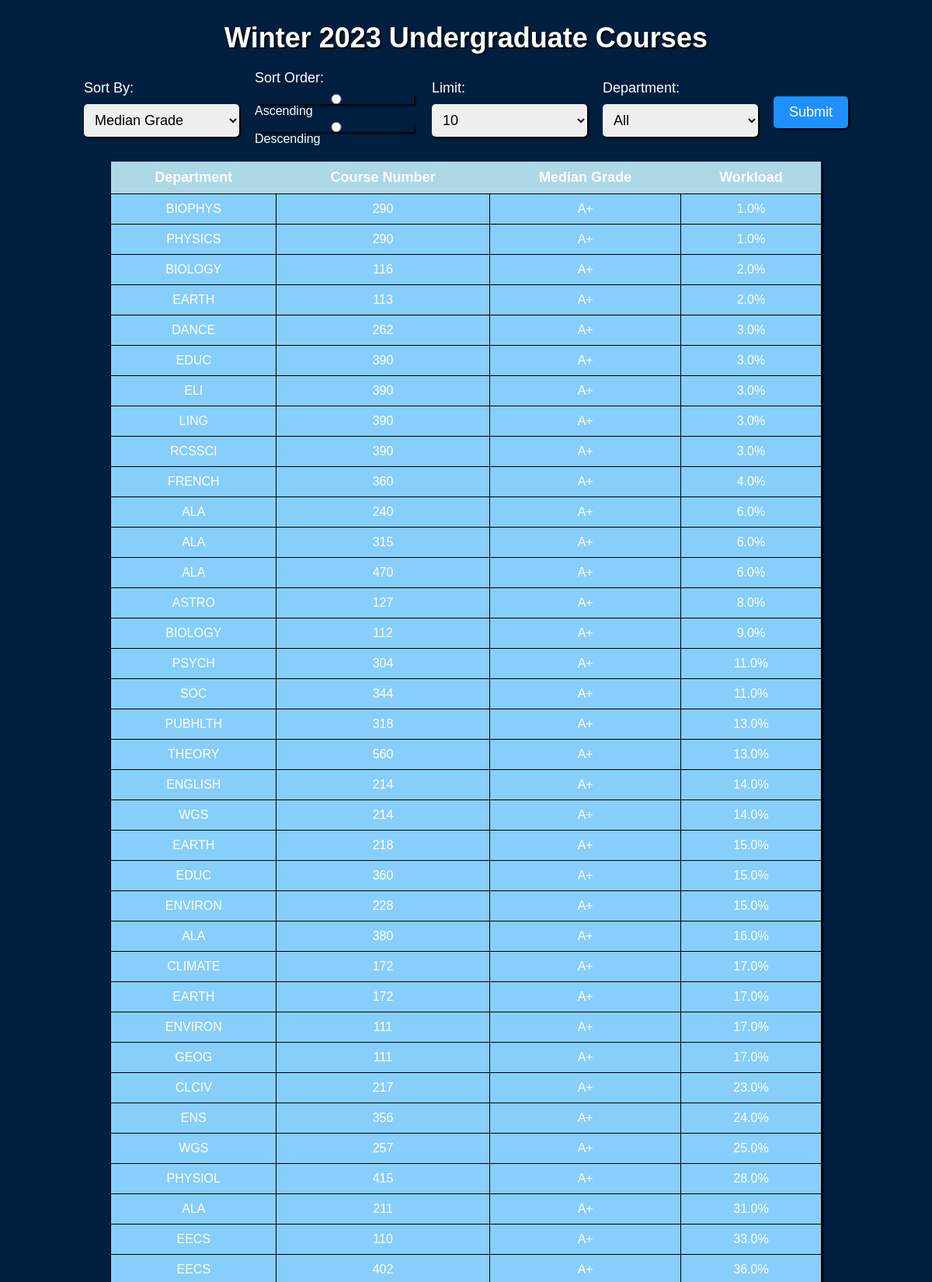
The page / (upper part) on the database its author committed.
### tables this page shows
CREATE TABLE W23_All_Courses (
                department text,
                course_number text,
                median_grade text,
                workload real
            , gpa REAL, name TEXT);

### index.py (the view)
@app.route('/', methods=['GET', 'POST'])
def index():
    conn = query_courses.create_connection()
    departments = query_courses.get_departments(conn)
    if request.method == 'POST':
        search = request.form.get('search')
        sort_by = request.form.get('sort_by')
        sort_order = request.form.get('sort_order')
        limit = request.form.get('limit')
        category = request.form.get('category')
        courses = query_courses.query_courses(conn=conn, sort_by=sort_by, ascending=sort_order, limit=limit, filter_criteria=search, category=category)
        query_courses.close_connection(conn)
        return render_template('index.html', courses=courses, departments=departments)
    else:
        conn = query_courses.create_connection()
        courses = query_courses.query_courses(conn)
        query_courses.close_connection(conn)
        return render_template('index.html', courses=courses, departments = departments)

### query_courses.py (called while the page is built)
def create_connection():
    conn = sqlite3.connect(DB_NAME)
    return conn

def close_connection(conn):
    conn.close()
    return

def get_departments(conn):
    cursor = conn.cursor()
    query = "SELECT DISTINCT department FROM {}".format(COURSE_TABLE)
    cursor.execute(query)
    departments = cursor.fetchall()
    departments = [department[0] for department in departments]
    print(departments)
    return departments

### templates/index.html (shortened to what this page needs)
<html>
  <head>
    <link rel="stylesheet" type="text/css" href="{{ url_for('static', filename='css/style.css') }}">
  </head>
  <body>
    <h1 class="title">Winter 2023 Undergraduate Courses</h1>
    <form action="{{ url_for('index') }}" method="post" class="form">
      <div class="form-group">
        <label for="sort_by">Sort By:</label>
        <select id="sort_by" name="sort_by">
          <option value="median_grade">Median Grade</option>
        </select>
      </div>
      <div class="form-group">
        <label for="ascending">Sort Order:</label>
        <input type="radio" id="ascending" name="sort_order" value="ASC">Ascending
        <input type="radio" id="descending" name="sort_order" value="DESC">Descending
      </div>
      <div class="form-group">
        <label for="limit">Limit:</label>
        <select id="limit" name="limit">
          <option value="10">10</option>
        </select>
      </div>
      <div class="form-group">
        <label for="category">Department:</label>
        <select id="category" name="category">
          <option value="">All</option>
        </select>
      </div>
      <button type="submit" class="btn btn-primary">Submit</button>
    </form>
    <table class="course-table">
      <tr>
        <th class="table-header">Department</th>
        <th class="table-header">Course Number</th>
        <th class="table-header">Median Grade</th>
        <th class="table-header">Workload</th>
      </tr>
      {% for course in courses %}
        <tr class="table-row">
          <td class="table-cell">{{ course[0] }}</td>
          <td class="table-cell">{{ course[1] }}</td>
          <td class="table-cell">{{ course[2] }}</td>
          <td class="table-cell">{{ course[3]}}%</td>
        </tr>
      {% endfor %}
    </table>
  </body>
</html>

### static/css/style.css (style rules this page uses)
body { background-color: #001f3f; font-family: Arial, sans-serif; color: white; padding: 20px; }
.title { text-align: center; font-size: 36px; margin-bottom: 20px; text-shadow: 2px 2px 2px #000; }
.form { display: flex; flex-direction: row; justify-content: center; align-items: center; margin-bottom: 20px; }
.form-group { display: flex; flex-direction: column; margin-right: 20px; }
label { font-size: 18px; margin-bottom: 5px; }
select, input[type="text"], input[type="number"], input[type="radio"] { padding: 10px; font-size: 18px; border-radius: 5px; border: none; margin-top: 5px; box-shadow: 2px 2px 2px #000; width: 200px; }
.btn-primary { background-color: #1e90ff; color: white; padding: 10px 20px; border-radius: 5px; border: none; font-size: 18px; margin-top: 10px; cursor: pointer; box-shadow: 2px 2px 2px #000; }
.course-table { width: 80%; margin: 20px auto; border-collapse: collapse; box-shadow: 2px 2px 2px #000; }
.table-header { background-color: #add8e6; font-size: 18px; padding: 10px; text-align: center; }
.table-row { background-color: #87cefa; font-size: 16px; text-align: center; }
.table-cell { padding: 10px; border: 1px solid #000; }

### rows shown on the page
W23_All_Courses: department "BIOPHYS", course_number "290", median_grade "A+", workload "1.0"
W23_All_Courses: department "PHYSICS", course_number "290", median_grade "A+", workload "1.0"
W23_All_Courses: department "BIOLOGY", course_number "116", median_grade "A+", workload "2.0"
W23_All_Courses: department "EARTH", course_number "113", median_grade "A+", workload "2.0"
W23_All_Courses: department "DANCE", course_number "262", median_grade "A+", workload "3.0"
W23_All_Courses: department "EDUC", course_number "390", median_grade "A+", workload "3.0"
W23_All_Courses: department "ELI", course_number "390", median_grade "A+", workload "3.0"
W23_All_Courses: department "LING", course_number "390", median_grade "A+", workload "3.0"
W23_All_Courses: department "RCSSCI", course_number "390", median_grade "A+", workload "3.0"
W23_All_Courses: department "FRENCH", course_number "360", median_grade "A+", workload "4.0"
W23_All_Courses: department "ALA", course_number "240", median_grade "A+", workload "6.0"
W23_All_Courses: department "ALA", course_number "315", median_grade "A+", workload "6.0"
W23_All_Courses: department "ALA", course_number "470", median_grade "A+", workload "6.0"
W23_All_Courses: department "ASTRO", course_number "127", median_grade "A+", workload "8.0"
W23_All_Courses: department "BIOLOGY", course_number "112", median_grade "A+", workload "9.0"
W23_All_Courses: department "PSYCH", course_number "304", median_grade "A+", workload "11.0"
W23_All_Courses: department "SOC", course_number "344", median_grade "A+", workload "11.0"
W23_All_Courses: department "PUBHLTH", course_number "318", median_grade "A+", workload "13.0"
W23_All_Courses: department "THEORY", course_number "560", median_grade "A+", workload "13.0"
W23_All_Courses: department "ENGLISH", course_number "214", median_grade "A+", workload "14.0"
W23_All_Courses: department "WGS", course_number "214", median_grade "A+", workload "14.0"
W23_All_Courses: department "EARTH", course_number "218", median_grade "A+", workload "15.0"
W23_All_Courses: department "EDUC", course_number "360", median_grade "A+", workload "15.0"
W23_All_Courses: department "ENVIRON", course_number "228", median_grade "A+", workload "15.0"
W23_All_Courses: department "ALA", course_number "380", median_grade "A+", workload "16.0"
W23_All_Courses: department "CLIMATE", course_number "172", median_grade "A+", workload "17.0"
W23_All_Courses: department "EARTH", course_number "172", median_grade "A+", workload "17.0"
W23_All_Courses: department "ENVIRON", course_number "111", median_grade "A+", workload "17.0"
W23_All_Courses: department "GEOG", course_number "111", median_grade "A+", workload "17.0"
W23_All_Courses: department "CLCIV", course_number "217", median_grade "A+", workload "23.0"
W23_All_Courses: department "ENS", course_number "356", median_grade "A+", workload "24.0"
W23_All_Courses: department "WGS", course_number "257", median_grade "A+", workload "25.0"
W23_All_Courses: department "PHYSIOL", course_number "415", median_grade "A+", workload "28.0"
W23_All_Courses: department "ALA", course_number "211", median_grade "A+", workload "31.0"
W23_All_Courses: department "EECS", course_number "110", median_grade "A+", workload "33.0"
W23_All_Courses: department "EECS", course_number "402", median_grade "A+", workload "36.0"
